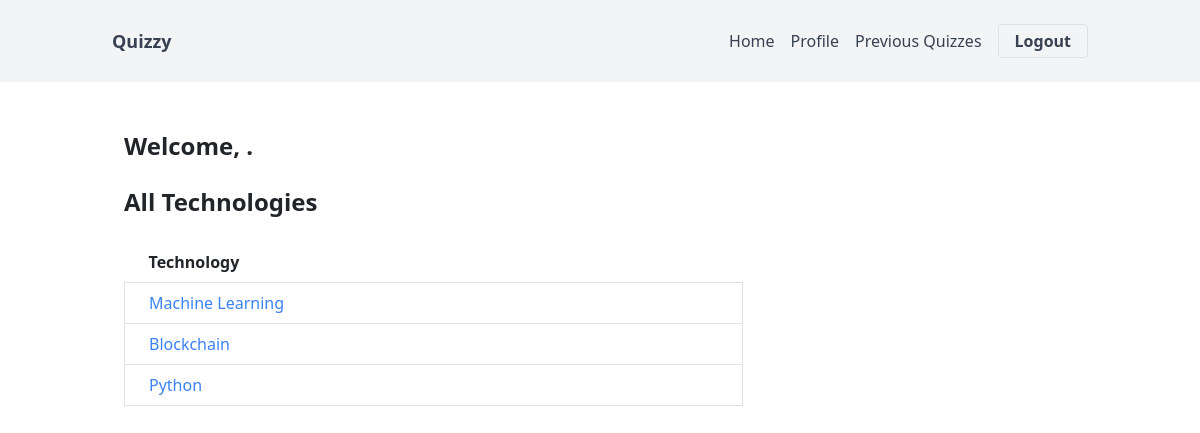
Screenshot of / (signed in) with the database file from the repository.
### quizzes/models.py (models this page shows)
class Technology(models.Model):
    name = models.CharField(max_length=50)
    def __str__(self):
        return self.name
    class Meta:
        verbose_name_plural = "Technologies"

### quizzes/views.py (the view)
# urls.py: path("", views.TechnologyList.as_view(
class TechnologyList(LoginRequiredMixin, ListView):
    template_name = "quizzes/technologies.html"
    model = Technology
    context_object_name = "technologies"

### quizzes/templates/quizzes/home.html (shortened to what this page needs)
{% extends "users/base.html" %}
{% load static tailwind_tags %}
{% block content %}
{% tailwind_css %}
<div class="container mx-auto p-4">
    <div class="flex justify-start">
        {% if user.is_authenticated %}
            <p class="text-2xl font-bold my-4">Welcome, <b>{{ user.first_name }} {{ user.last_name }}.</b></p>
        {% else %}
            <p class="text-2xl font-bold my-4">You are not logged in, <a href="{% url 'login' %}" class="text-blue-500 hover:text-blue-700">Login First</a></p>
        {% endif %}
    </div>
    <div class="">
        <h3 class="text-2xl font-bold mb-4">All Technologies</h3>
        {% if not technologies %}
        <p class="text-center text-gray-600">No Technologies Found!! <a href="{% url 'add-technology' %}" class="text-blue-500 hover:text-blue-700">Add some..</a></p>
        {% else %}
            <table class="table-auto w-full">
                <thead>
                    <tr>
                        <th class="px-4 py-2">Technology</th>
                    </tr>
                </thead>
                <tbody>
                    {% for tech in technologies %}
                    <tr>
                        <td class="border px-4 py-2"><a href="{% url 'start-quiz' tech.id %}" class="text-blue-500 hover:text-blue-700">{{ tech }}</a></td>
                    </tr>
                    {% endfor %}
                </tbody>
            </table>
        {% endif %}
    </div>
</div>
{% endblock  %}

### rows the page displays
Technology: name "Machine Learning"
Technology: name "Blockchain"
Technology: name "Python"
